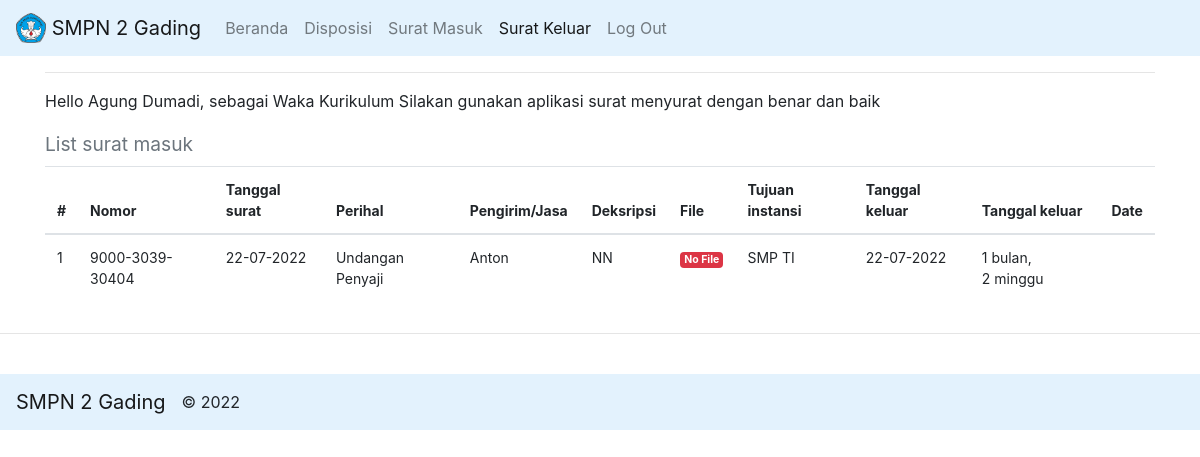
The app's page /surat/suratkeluar-struktural/ (signed in) with its own data.
### surat_menyurat/models.py (models this page shows, shortened)
class Struktural(models.Model):
    user = models.OneToOneField(User, null=True, on_delete=models.CASCADE)
    nama = models.CharField(max_length=200, blank=False, null=True)
    jabatan = models.CharField(max_length=200, blank=False,)
    alamat = models.TextField(blank=True, null=True)
    email = models.EmailField(max_length=200, blank=False, null=True)
    date_created= models.DateTimeField(auto_now_add=True, null=True)
    class Meta:
        verbose_name_plural ="Data Struktural"

class Surat(models.Model):
      nomor         = models.CharField(max_length=255, blank=False, null=False)
      tgl_surat     = models.CharField(
                      _("Tanggal surat"),
                      help_text=_('Tanggal di dalam isi surat'),
                      max_length=255, blank=False, null=False)
      perihal       = models.CharField(max_length=255, blank=False, null=False)
      pengirim      = models.CharField(
                      help_text=_('Orang atau jasa yang mengantar surat'),
                      max_length=255, blank=True, null=True)
      deskripsi     = models.TextField(blank=True, null=True)
      class Meta:
            verbose_name_plural ="Surat"

class SuratKeluar(Surat):
      tujuan_instansi   = models.ForeignKey(
                          Instansi,
                          help_text=_('Jika tujuan instansi tidak ada, silahkan ke menu instansi'),
                          on_delete=models.CASCADE)
      tgl_keluar        = models.CharField(
                          _("Tanggal keluar"),
                          help_text=_('Tanggal keluar surat dari kantor'),
                          max_length=255, blank=False, null=False)
      file_surat_keluar = models.FileField(upload_to='arsip/file_surat_keluar',blank=True, null=True,max_length=300)
      created           = models.DateTimeField(auto_now=False, auto_now_add=True)
      updated           = models.DateTimeField(auto_now=True, auto_now_add=False)
      class Meta:
            verbose_name_plural ="Surat Keluar"

class Surat(models.Model):
      nomor         = models.CharField(max_length=255, blank=False, null=False)
      tgl_surat     = models.CharField(
                      _("Tanggal surat"),
                      help_text=_('Tanggal di dalam isi surat'),
                      max_length=255, blank=False, null=False)
      perihal       = models.CharField(max_length=255, blank=False, null=False)
      pengirim      = models.CharField(
                      help_text=_('Orang atau jasa yang mengantar surat'),
                      max_length=255, blank=True, null=True)
      deskripsi     = models.TextField(blank=True, null=True)
      class Meta:
            verbose_name_plural ="Surat"

class Instansi(models.Model):
      KATEGORI_INSTANSI = (
    ('swasta', 'Swasta'),
    ('pemerintah', 'Pemerintah'),
    )
      nama_instansi = models.CharField(max_length=255, blank=False, null=False)
      kategori      = models.CharField(max_length=255, choices=KATEGORI_INSTANSI)
      telepon       = models.CharField(max_length=255, blank=True, null=True)
      kode_pos      = models.CharField(max_length=255, blank=True, null=True)
      alamat        = models.TextField(blank=True, null=True)
      created       = models.DateTimeField(auto_now=False, auto_now_add=True)
      updated       = models.DateTimeField(auto_now=True, auto_now_add=False)
      def __str__(self):
            return self.nama_instansi
      class Meta:
            verbose_name_plural ="Nama Instansi"

### surat_menyurat/decorators.py (the view)
        def perubahan_halaman(request, *args, **kwargs):
            group = None
            if request.user.groups.exists():
                group = request.user.groups.all()[0].name
            if group in yang_diizinkan :
                return fungsi_awal(request, *args, **kwargs)
            else:
                return HttpResponse('<h2><center>Anda Tidak Dijikankan Ke Tampilan ini</center></h2>')

### surat_menyurat/views.py (called while the page is built)
@login_required(login_url='login_page')
@ijinkan_pengguna(yang_diizinkan=['struktur'])
def surat_keluar_list_struktural(request):
  data= SuratKeluar.objects.all().order_by('-id')
  context={
     'judul':'Halaman List Surat Keluar',
    'menu':'keluar',
    'data':data
  }
  return render(request, "struktur/surat_keluar_list_struktural.html",context)

### templates/struktur/surat_keluar_list_struktural.html
{% extends "base.html" %}
{% block content %}
<p>Hello {{user.struktural.nama|title}}, sebagai {{user.struktural.jabatan}} Silakan gunakan aplikasi surat menyurat dengan benar dan baik</p>
  <h4>
    <small class="text-muted">List surat masuk</small>
  </h4>
  <div class="table-responsive">
  <table class="table table-hover">
    <thead>
      <tr>
        <th scope="col">#</th>
        <th scope="col">Nomor</th>
        <th scope="col">Tanggal surat</th>
        <th scope="col">Perihal</th>
        <th scope="col">Pengirim/Jasa</th>
        <th scope="col">Deksripsi</th>
        <th scope="col">File</th>
        <th scope="col">Tujuan instansi</th>
        <th scope="col">Tanggal keluar</th>
        <th scope="col">Tanggal keluar</th>
        <th scope="col">Date</th>
      </tr>
    </thead>
    {% for dt in data %}
      <tbody>
        <tr>
          <td scope="col">{{ forloop.counter }}</td>
          <td scope="row">{{ dt.nomor }}</td>
          <td>{{dt.tgl_surat}}</td>
          <td>{{dt.perihal}}</td>
          <td>{{dt.pengirim}}</td>
          <td>{{dt.deskripsi}}</td>
          <td>{% if dt.file_surat_keluar %}
            <span class="badge badge-warning"><a href="{{dt.file_surat_keluar.url}}" target="_blank">File</a></span>
          {% else %}
  <span class="badge badge-danger">No File</span>
          {% endif %}</td>
          <td>{{dt.tujuan_instansi}}</td>
          <td>{{dt.tgl_keluar}}</td>
          <td>{{dt.created|timesince}}</td>
        </tr>
      </tbody>
    {% endfor %}
  </table>
  </div>
{% endblock content %}

### templates/base.html (shortened to what this page needs)
{% load static %}
<!DOCTYPE html>
<html>
<head>
  <link rel="stylesheet" href="https://stackpath.bootstrapcdn.com/bootstrap/4.1.3/css/bootstrap.min.css">
  <link rel="stylesheet" href="https://code.jquery.com/ui/1.12.1/themes/base/jquery-ui.css">
</head>
<body>
 <nav class="navbar navbar-expand-lg navbar-light" style="background-color: #e3f2fd;">
 <a class="navbar-brand" href="#">
    <img src="{% static 'logo.png' %}" width="30" height="30" class="d-inline-block align-top" alt="">
    SMPN 2 Gading
  </a>
  <div class="collapse navbar-collapse" id="navbarNavAltMarkup">
    <div class="navbar-nav">
    {% for group in user.groups.all  %}
      {% if group.name == "struktur" %}
      <a class="nav-item nav-link {% if menu == 'struktur' %} active {% endif %}" href="{% url 'surat:struktur_beranda' %}">Beranda <span class="sr-only">(current)</span></a>
      <a class="nav-item nav-link {% if menu == 'disposisi' %} active {% endif %}" href="{% url 'surat:disposisi_beranda' %}">Disposisi <span class="sr-only">(current)</span></a>
      <a class="nav-item nav-link {% if menu == 'masuk' %} active {% endif %}" href="{% url 'surat:surat_masuk_list_struktural' %}">Surat Masuk <span class="sr-only">(current)</span></a>
      <a class="nav-item nav-link {% if menu == 'keluar' %} active {% endif %}" href="{% url 'surat:surat_keluar_list_struktural' %}">Surat Keluar <span class="sr-only">(current)</span></a>
      <a class="nav-item nav-link navbar-right" href="{% url 'logout' %}">Log Out</a>
      {% endif %}
    {% endfor %}
    </div>
  </div>
</nav>
  <div class="container">
  <hr />
  {% block content %}
  {% endblock content %}
  </div>
  <hr/>
  <br/>
   <nav class="navbar navbar-expand-sm navbar-light"style="background-color: #e3f2fd;">
      <a class="navbar-brand" href="#" align="center">SMPN 2 Gading</a> &copy; 2022</p></a>
    </nav>
</body>
</html>

### templates/base.html (style rules this page uses)
table { font-size:14px; }

### records on screen
SuratKeluar: nomor "9000-3039-30404", tgl_surat "22-07-2022", perihal "Undangan Penyaji", pengirim "Anton", deskripsi "NN", shows "No File", tujuan_instansi "SMP TI", tgl_keluar "22-07-2022", created "1 bulan, 2 minggu"

### other values on screen
{{ user.struktural.nama|title }} "Agung Dumadi"
{{ user.struktural.jabatan }} "Waka Kurikulum"
